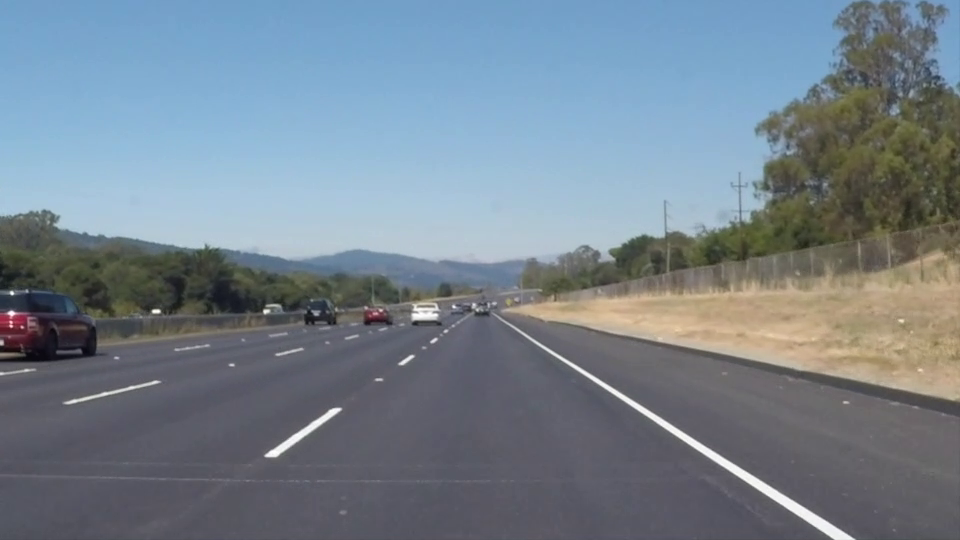
#> input picture frame 22 of test_videos/project_video01.mp4, 960 x 540 px, given in place of challenge01.mp4, which was not available
$ python video_pipeline_main.py
#> lines starting #> are read from the running program, lines starting #| are printed output that depends on the picture; after the words box and inside, x2 and y2 are one past the last pixel; in counts of white or black regions, pixels touching at a corner belong together; pictures that were not available may be replaced by others from this repository, and a replacement may not be noted
### Functions/CameraCalibration.py
import cv2
import numpy
import glob

def distortion_correction(originalImg, srcImgName = None):
    """
    Corrects the distortion of a given image and returns it

    params:
        srcImgName - if given a value,
        undistorted image will be saved in output/,
        as well as the side by side of distorted and undistorted.

    returns:
        undistortedImg
    """

    # load calibrated camera parameters
    calibration = numpy.load('calib.npz')
    mtx = calibration['mtx']
    dist = calibration['dist']
    rvecs = calibration['rvecs']
    tvecs = calibration['tvecs']

    # load one of the original distorted images
    Img = cv2.resize(originalImg, (1280, 720))
    h, w = Img.shape[:2]

    # obtain the new camera matrix
    newcameraMtx, roi = cv2.getOptimalNewCameraMatrix(mtx, dist, (w, h), 1, (w, h))

    # undistort the original image
    undistortedImg = cv2.undistort(Img, mtx, dist, None, newcameraMtx)

    # save the final result if needed
    if srcImgName is not None:
        cv2.imwrite('output/undistorted_' + srcImgName, undistortedImg)
        cv2.imwrite('output/sbys_' + srcImgName, numpy.hstack((Img, undistortedImg)))

    return undistortedImg


# [40 lines left out: function run_chessboard_calibration, not called in this run]

### Functions/ImageProcessing.py
import numpy
import cv2

def image_thresholding(Img, srcImgName = None):
    """
    Creates a tresholded binary image using Canny

    params:
        srcImgName - if given a value,
        thresholded image will be saved in output/.

    returns:
        treshBinImg
    """

    # converte image to grayscale
    gray = cv2.cvtColor(Img, cv2.COLOR_RGB2GRAY)

    # reduce noise
    blur = cv2.GaussianBlur(gray,(5,5), 1)

    # apply canny
    treshBinImg = cv2.Canny(blur, 50, 180)

    # save the final result if needed
    if srcImgName is not None:
        cv2.imwrite('output/thresholded_' + srcImgName, treshBinImg)

    return treshBinImg


def image_perspective(Img, srcImgName = None):
    """
    Changes the perspective into birds-eye view and returns it

    params:
        srcImgName - if given a value,
        image with changed perspective will be saved in output/.

    returns:
        transformedImg
    """

    # region of interest is handpicked with this coordinates
    topL = (560, 450)
    topR = (750, 450)
    botL = (0, 720)
    botR = (1280, 720)

    cord1 = numpy.float32([topL, botL, topR, botR])
    cord2 = numpy.float32([[0,0], [0,720], [1280, 0], [1280, 720]])

    # matrix for normal -> birds-eye
    matrix = cv2.getPerspectiveTransform(cord1, cord2)

    # transform perspective of an image using matrix
    transformedImg = cv2.warpPerspective(Img, matrix, (1280, 720))

    # save the final result if needed
    if srcImgName is not None:
        cv2.imwrite('output/birds-eye_' + srcImgName, transformedImg)

    return transformedImg


### Functions/LaneIdentifying.py
import numpy
import cv2

def lane_identifying(Img, srcImgName = None):
    """
    Identify lane-line pixels using the sliding window technique

    params:
        srcImgName - if given a value,
        image with sliding window will be saved in output/.

    returns:
        LeftX, RightX, LeftY, RightY
    """

    windowSize = 10
    windowWidth = 50
    Y = 720

    copyImg = Img.copy()

    # get histogram of the picture
    histogramVal = numpy.sum(Img[Img.shape[0]//2:, :], axis=0)

    # find the middle point, left and right high peaks
    midpoint = int(histogramVal.shape[0]/2)
    left_base = numpy.argmax(histogramVal[:midpoint])
    right_base = numpy.argmax(histogramVal[midpoint:]) + midpoint

    # list to save coordinates
    LeftX = []
    LeftY = []
    RightX = []
    RightY = []

    # starting from bottom of the picture (720 pix) and moving up by window size (10 pix)
    while Y > 0:

        # left lane
        img = copyImg[Y-windowSize:Y, left_base-windowWidth:left_base+windowWidth]
        contours, _ = cv2.findContours(img, cv2.RETR_EXTERNAL, cv2.CHAIN_APPROX_SIMPLE)
        for contour in contours:
            M = cv2.moments(contour)
            if M["m00"] != 0:
                cx = int(M["m10"]/M["m00"])
                left_base = left_base - windowWidth + cx

        # right lane
        img = copyImg[Y-windowSize:Y, right_base-windowWidth:right_base+windowWidth]
        contours, _ = cv2.findContours(img, cv2.RETR_TREE, cv2.CHAIN_APPROX_SIMPLE)
        for contour in contours:
            M = cv2.moments(contour)
            if M["m00"] != 0:
                cx = int(M["m10"]/M["m00"])
                right_base = right_base - windowWidth + cx

        # save the results as rectangles on the picture, and as coordinates
        cv2.rectangle(copyImg, (left_base-windowWidth, Y), (left_base+windowWidth, Y-windowSize), (255,255,255), 2)
        LeftX.append(left_base)
        LeftY.append(Y)
        cv2.rectangle(copyImg, (right_base-windowWidth, Y), (right_base+windowWidth, Y-windowSize), (255,255,255), 2)
        RightX.append(right_base)
        RightY.append(Y)

        Y -= windowSize

    # save the final result if needed
    if srcImgName is not None:
        cv2.imwrite('output/identified_' + srcImgName, copyImg)

    return LeftX, RightX, LeftY, RightY


### Functions/PolynomialFitting.py
import numpy
import cv2

def fit_polynomial(Img, LeftX, RightX, LeftY, RightY, srcImgName = None, fill = False):
    """
    Finds the polynomial and draws it on the image

    params:
        srcImgName - if given a value,
        image with polynomial will be saved in output/.
        fill - if given True,
        area of the lane will be filled in.

    returns:
        polynomialImg, left_fit_x, right_fit_x
    """

    # fit to left lane
    left_poly = numpy.polyfit(LeftY, LeftX, 2)      # find A, B, C
    plot_y = numpy.linspace(0, 720, num=720)        # array of 720
    left_fit_x = left_poly[0] * plot_y**2 + left_poly[1] * plot_y + left_poly[2]        # y = A*x^2 + B*x + C

    # fit to right lane
    right_poly = numpy.polyfit(RightY, RightX, 2)   # find A, B, C
    plot_y = numpy.linspace(0, 720, num=720)        # array of 720
    right_fit_x = right_poly[0] * plot_y**2 + right_poly[1] * plot_y + right_poly[2]    # y = A*x^2 + B*x + C

    # region of interest
    topL = (560, 450)
    topR = (750, 450)
    botL = (0, 720)
    botR = (1280, 720)

    cord1 = numpy.float32([topL, botL, topR, botR])
    cord2 = numpy.float32([[0,0], [0,720], [1280, 0], [1280, 720]])

    # birds-eye -> matrix for normal
    matrix = cv2.getPerspectiveTransform(cord2, cord1)

    # transform the Left coordinates back to the original perspective
    birdseye_coords = numpy.array(list(zip(left_fit_x, plot_y)), dtype='float32').reshape(-1, 1, 2)
    original_coords_left = cv2.perspectiveTransform(birdseye_coords, matrix)

    # extract x and y Left coordinates and convert to lists
    original_LeftX = original_coords_left[:, 0, 0].tolist()
    original_LeftY = original_coords_left[:, 0, 1].tolist()

    # transform the Right coordinates back to the original perspective
    birdseye_coords = numpy.array(list(zip(right_fit_x, plot_y)), dtype='float32').reshape(-1, 1, 2)
    original_coords_right = cv2.perspectiveTransform(birdseye_coords, matrix)

    # extract x and y Right coordinates and convert to lists
    original_RightX = original_coords_right[:, 0, 0].tolist()
    original_RightY = original_coords_right[:, 0, 1].tolist()

    # fill in the area
    if fill is True:
        corners = numpy.array([[original_RightX[0], original_RightY[0]], [original_LeftX[0], original_LeftY[0]], [original_LeftX[719], original_LeftY[719]], [original_RightX[719], original_RightY[719]]], dtype=numpy.int32)
        cv2.fillPoly(Img, [corners], (130, 180, 0, 120))

    # draw the polynomial line
    left_points = numpy.array([numpy.transpose(numpy.vstack([original_LeftX, original_LeftY]))], dtype=numpy.int32)
    cv2.polylines(Img, left_points, isClosed=False, color=(0, 0, 150), thickness=4)  # left - red
    right_points = numpy.array([numpy.transpose(numpy.vstack([original_RightX, original_RightY]))], dtype=numpy.int32)
    cv2.polylines(Img, right_points, isClosed=False, color=(150, 0, 0), thickness=4)  # right - blue

    # save the final result if needed
    if srcImgName is not None:
        cv2.imwrite('output/poly_' + srcImgName, Img)

    return Img, left_poly, right_poly

### Functions/VehicleCalculations.py
import numpy
import cv2

def radius_of_curvature(Img, left_poly, right_poly):
    """
    Calculates the radius of curvature

    returns:
       imgWithRadius, center_radius
    """

    y_per_pix = 3/100       # meters per pixel in y dimension

    # current position of the vehicle [y]
    y_eval = Img.shape[0]/2

    # R = (1 + (2*A*x + B)^2)^3/2 / |2*A|
    left_radius = ((1 + (2 * left_poly[0] * y_eval * y_per_pix  + left_poly[1])**2)**1.5) / numpy.absolute(2 * left_poly[0])
    right_radius = ((1 + (2 * right_poly[0] * y_eval * y_per_pix + right_poly[1])**2)**1.5) / numpy.absolute(2 * right_poly[0])

    # radius of curvature of vehicle with respect to center
    center_radius = (left_radius + right_radius) / 2

    # write in the text onto the picture
    text = 'Average Curvature : ' + str(numpy.round(center_radius)) + ' [m]'
    cv2.putText(Img, text, (50,100), cv2.FONT_HERSHEY_DUPLEX, 0.7, (200, 200, 200), 1, cv2.LINE_AA)

    return Img, center_radius


def vehicle_position(Img, left_poly, right_poly):
    """
    Calculates the vehicle position with respect to center

    returns:
       imgWithPosition, vehicle_position
    """

    x_per_pix = 3.7/900     # meters per pixel in x dimension

    # current position of the vehicle [y]
    y_eval = Img.shape[0]

    # position of the left and right lane
    left_position = left_poly[0] * y_eval**2 + left_poly[1] * y_eval + left_poly[2]
    right_position = right_poly[0] * y_eval**2 + right_poly[1] * y_eval + right_poly[2]

    # position of the center of the lane
    center_position = (left_position + right_position) / 2

    # it is assumed that the vehicle is placed in the center of the picture
    # if value is negative, vehicle is left to the center of the lane, othervise right
    vehicle = ((Img.shape[1]//2) - center_position) * x_per_pix

    # write in the text onto the picture
    text = 'Position : ' + str(numpy.absolute(numpy.round(vehicle, 3))) + ' [m]'
    if(vehicle > 0):
        text += ' (to the right)'
    if(vehicle < 0):
        text += ' (to the left)'
    cv2.putText(Img, text, (50,130), cv2.FONT_HERSHEY_DUPLEX, 0.7, (200, 200, 200), 1, cv2.LINE_AA)

    return Img, vehicle

### video_pipeline_main.py
import Functions.CameraCalibration as CamCal
import Functions.ImageProcessing as ImProc
import Functions.LaneIdentifying as LaIden
import Functions.PolynomialFitting as PolFit
import Functions.VehicleCalculations as VeCalc
import cv2

if __name__=="__main__":

    #input
    srcImgPath = 'test_videos/'
    srcImgName = 'challenge01.mp4'
    cap = cv2.VideoCapture(srcImgPath + srcImgName)

    #output will be saved if Output = True
    Output = False

    if Output is True:
        fps = cap.get(cv2.CAP_PROP_FPS)
        fourcc = cv2.VideoWriter_fourcc(*'mp4v')
        out = cv2.VideoWriter("output/end_" + srcImgName, fourcc, fps, (1280, 720))

    while cap.isOpened():

        ret, frame = cap.read()
#> frame is the input picture: shape (540, 960, 3); mean B, G, R 141.9, 130.7, 117.7
        if not ret: break

        # 1. Distortion correction
        undistoredImg = CamCal.distortion_correction(frame)
#> (reads calib.npz from the repository)

        # 2. Thresholded binary image
        treshBinImg = ImProc.image_thresholding(undistoredImg)
#> in image_thresholding, `gray = cv2.cvtColor(Img, cv2.COLOR_RGB2GRAY)`:
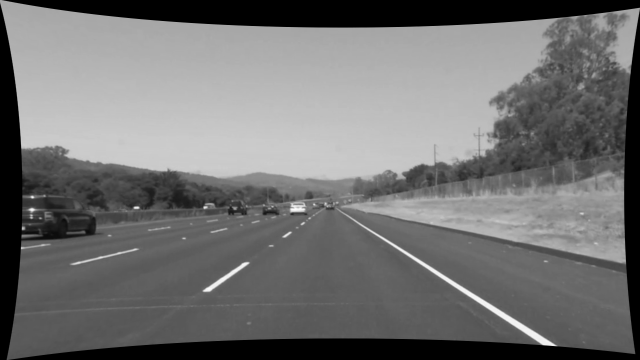
#> gray: shape (720, 1280) (shown at 1/2 size); min 0, max 253, mean 113.1
#> in image_thresholding, `treshBinImg = cv2.Canny(blur, 50, 180)`:
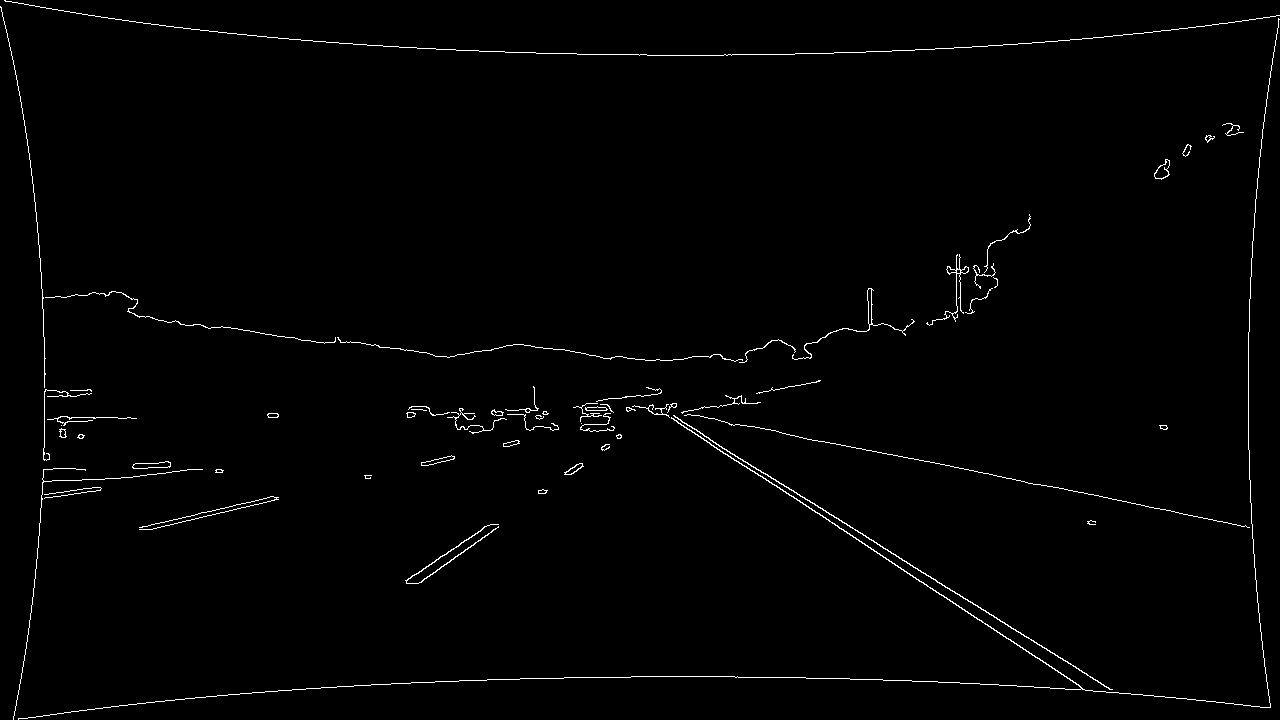
#> treshBinImg: shape (720, 1280); 1.1% white in thin lines or dots

        # 3. Perspective transformation
        transformedImg = ImProc.image_perspective(treshBinImg)

        # 4.1. Identify lane-line pixels
        LeftX, RightX, LeftY, RightY = LaIden.lane_identifying(transformedImg)
#> in lane_identifying, `histogramVal = numpy.sum(Img[Img.shape[0]//2:, :], axis=0)`: histogramVal = 1280 values, max 46256 at index 1152, min 0 at index 0, mean 1329.1
#> in lane_identifying, `left_base = numpy.argmax(histogramVal[:midpoint])`: left_base = 211
#> in lane_identifying, `right_base = numpy.argmax(histogramVal[midpoint:]) + midpoint`: right_base = 1152
#> the loop in lane_identifying, `while Y > 0:` made 72 passes
#> after the loop in lane_identifying, `while Y > 0:`:
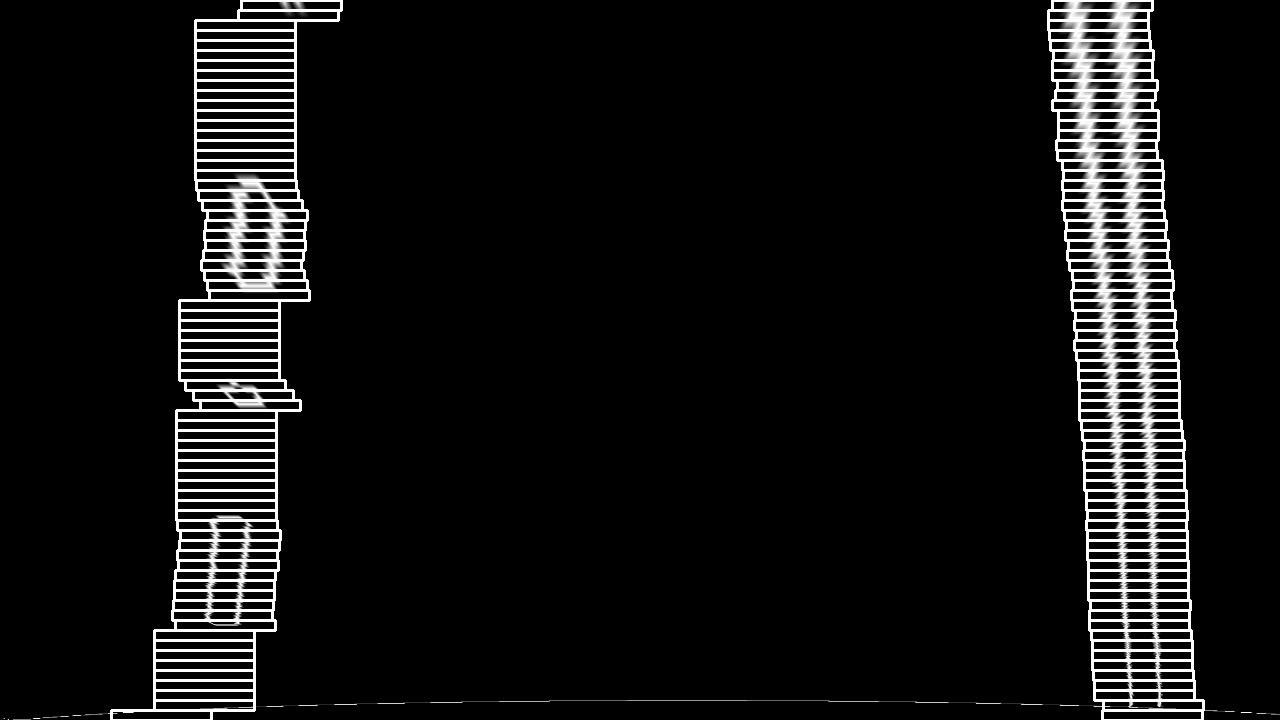
#> copyImg: shape (720, 1280); min 0, max 255, mean 18
#> after the loop in lane_identifying, `while Y > 0:`: LeftX = 72 values, max 291 at index 71, min 161 at index 0, mean 234.2; LeftY = 72 values, max 720 at index 0, min 10 at index 71, mean 365; RightX = 72 values, max 1153 at index 1, min 1098 at index 69, mean 1124.5; RightY has the same summary as LeftY; Y = 0; left_base = 291; right_base = 1102
#> RightY has the same summary as LeftY in lane_identifying

        # 4.2. Fitting the polynomial
        polyImg, LeftPoly, RightPoly = PolFit.fit_polynomial(undistoredImg, LeftX, RightX, LeftY, RightY, fill=True)
#> in fit_polynomial, `left_poly = numpy.polyfit(LeftY, LeftX, 2)`: left_poly = [-8.73e-05, -0.0132, 254.4]
#> in fit_polynomial, `left_fit_x = left_poly[0] * plot_y**2 + left_poly[1] * plot_y + left_p..`: left_fit_x = 720 values, max 254.4 at index 0, min 199.7 at index 719, mean 234.6
#> in fit_polynomial, `right_poly = numpy.polyfit(RightY, RightX, 2)`: right_poly = [-3.42e-05, 0.0944, 1096.1]
#> in fit_polynomial, `right_fit_x = right_poly[0] * plot_y**2 + right_poly[1] * plot_y + rig..`: right_fit_x = 720 values from 1096.1 to 1146.3
#> in fit_polynomial, `matrix = cv2.getPerspectiveTransform(cord2, cord1)`: matrix = [[0.148, -0.778, 560], [0, -0.477, 450], [0, -0.00118, 1]]
#> in fit_polynomial, `birdseye_coords = numpy.array(list(zip(left_fit_x, plot_y)), dtype='fl..`: birdseye_coords = 720 rows, first 8: [254.4, 0], [254.4, 1], [254.4, 2], [254.4, 3], [254.4, 4.01], [254.4, 5.01], [254.4, 6.01], [254.3, 7.01]
#> in fit_polynomial, `original_coords_left = cv2.perspectiveTransform(birdseye_coords, matrix)`: original_coords_left = 720 rows, first 8: [597.8, 450], [597.7, 450.1], [597.6, 450.1], [597.5, 450.2], [597.5, 450.2], [597.4, 450.3], [597.3, 450.3], [597.3, 450.4]
#> in fit_polynomial, `original_LeftX = original_coords_left[:, 0, 0].tolist()`: original_LeftX = 720 values, max 597.8 at index 0, min 199.7 at index 719, mean 513.8
#> in fit_polynomial, `original_LeftY = original_coords_left[:, 0, 1].tolist()`: original_LeftY = 720 values from 450 to 720
#> in fit_polynomial, `birdseye_coords = numpy.array(list(zip(right_fit_x, plot_y)), dtype='f..`: birdseye_coords = 720 rows, first 8: [1096.1, 0], [1096.1, 1], [1096.2, 2], [1096.3, 3], [1096.4, 4.01], [1096.5, 5.01], [1096.6, 6.01], [1096.7, 7.01]
#> in fit_polynomial, `original_coords_right = cv2.perspectiveTransform(birdseye_coords, matr..`: original_coords_right = 720 rows, first 8: [722.7, 450], [722.8, 450.1], [722.9, 450.1], [723, 450.2], [723.1, 450.2], [723.2, 450.3], [723.2, 450.3], [723.3, 450.4]
#> in fit_polynomial, `original_RightX = original_coords_right[:, 0, 0].tolist()`: original_RightX = 720 values from 722.7 to 1146.3
#> in fit_polynomial, `original_RightY = original_coords_right[:, 0, 1].tolist()`: original_RightY = 720 values from 450 to 720
#> in fit_polynomial, `corners = numpy.array([[original_RightX[0], original_RightY[0]], [orig..`: corners = [[722, 450], [597, 450], [199, 720], [1146, 720]]
#> in fit_polynomial, `left_points = numpy.array([numpy.transpose(numpy.vstack([original_Left..`: left_points = 720 pairs, first value 199 to 597, second value 450 to 720
#> in fit_polynomial, `right_points = numpy.array([numpy.transpose(numpy.vstack([original_Rig..`: right_points = 720 pairs, first value 722 to 1146, second value 450 to 720
#> LeftPoly = [-8.73e-05, -0.0132, 254.4]; RightPoly = [-3.42e-05, 0.0944, 1096.1]

        # 5. Determine curvature and vehicle position
        imgWithRadius, radius = VeCalc.radius_of_curvature(undistoredImg, LeftPoly, RightPoly)
#> in radius_of_curvature, `left_radius = ((1 + (2 * left_poly[0] * y_eval * y_per_pix  + left_pol..`: left_radius = 5728.8
#> in radius_of_curvature, `right_radius = ((1 + (2 * right_poly[0] * y_eval * y_per_pix + right_p..`: right_radius = 14800.3
#> in radius_of_curvature, `center_radius = (left_radius + right_radius) / 2`: center_radius = 10264.6
#> in radius_of_curvature, `text = 'Average Curvature : ' + str(numpy.round(center_radius)) + ' [m]'`: text = 'Average Curvature : 10265.0 [m]'
#> radius = 10264.6
        imgWithPosition, position = VeCalc.vehicle_position(imgWithRadius, LeftPoly, RightPoly)
#> in vehicle_position, `left_position = left_poly[0] * y_eval**2 + left_poly[1] * y_eval + lef..`: left_position = 199.7
#> in vehicle_position, `right_position = right_poly[0] * y_eval**2 + right_poly[1] * y_eval + ..`: right_position = 1146.3
#> in vehicle_position, `center_position = (left_position + right_position) / 2`: center_position = 673
#> in vehicle_position, `vehicle = ((Img.shape[1]//2) - center_position) * x_per_pix`: vehicle = -0.136
#> in vehicle_position, `text = 'Position : ' + str(numpy.absolute(numpy.round(vehicle, 3))) + ..`: text = 'Position : 0.136 [m]'
#> in vehicle_position, `text += ' (to the left)'`: text = 'Position : 0.136 [m] (to the left)'
#> in vehicle_position, `cv2.putText(Img, text, (50,130), cv2.FONT_HERSHEY_DUPLEX, 0.7, (200, 2..`:
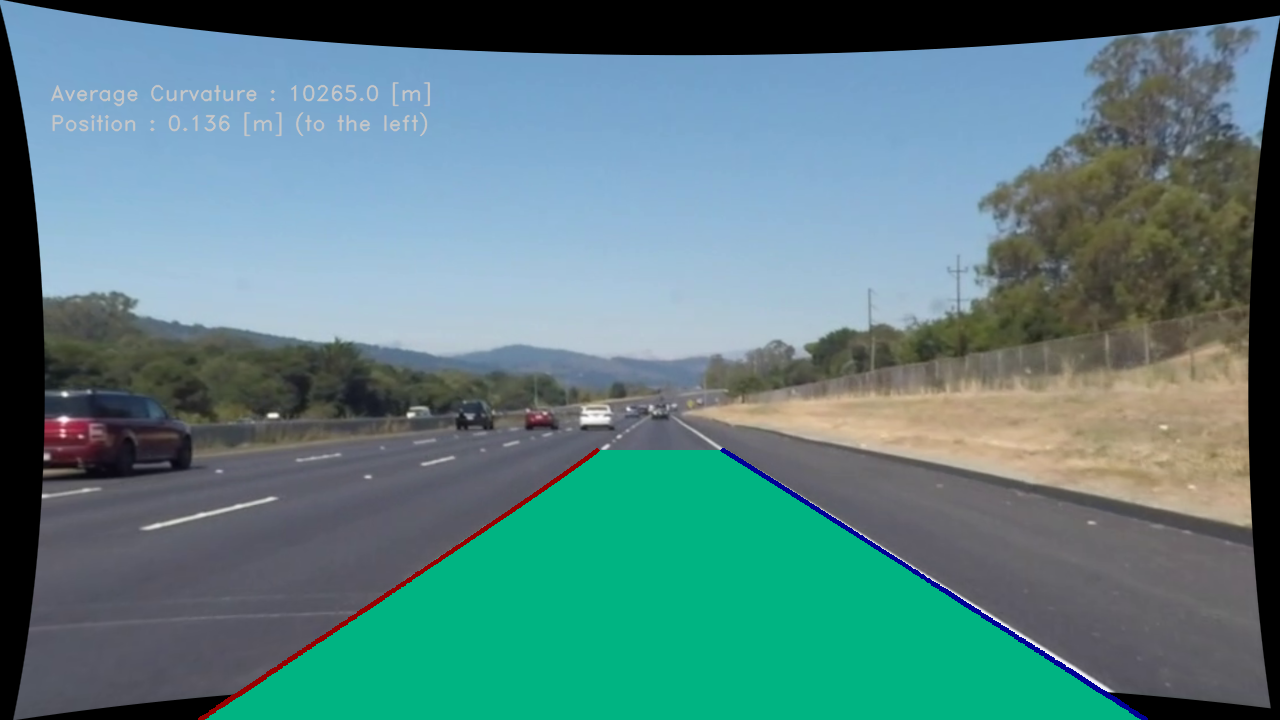
#> Img: shape (720, 1280, 3); mean B, G, R 128.5, 127.5, 89
#> position = -0.136

        # 6. Example video
        if Output is True:
            out.write(imgWithPosition)

        cv2.imshow('Cars - the movie', imgWithPosition)
        if cv2.waitKey(30) & 0xFF == 27: break
#> (key Esc is pressed here)

    cap.release()
    if Output is True:
        out.release()

    cv2.destroyAllWindows()
